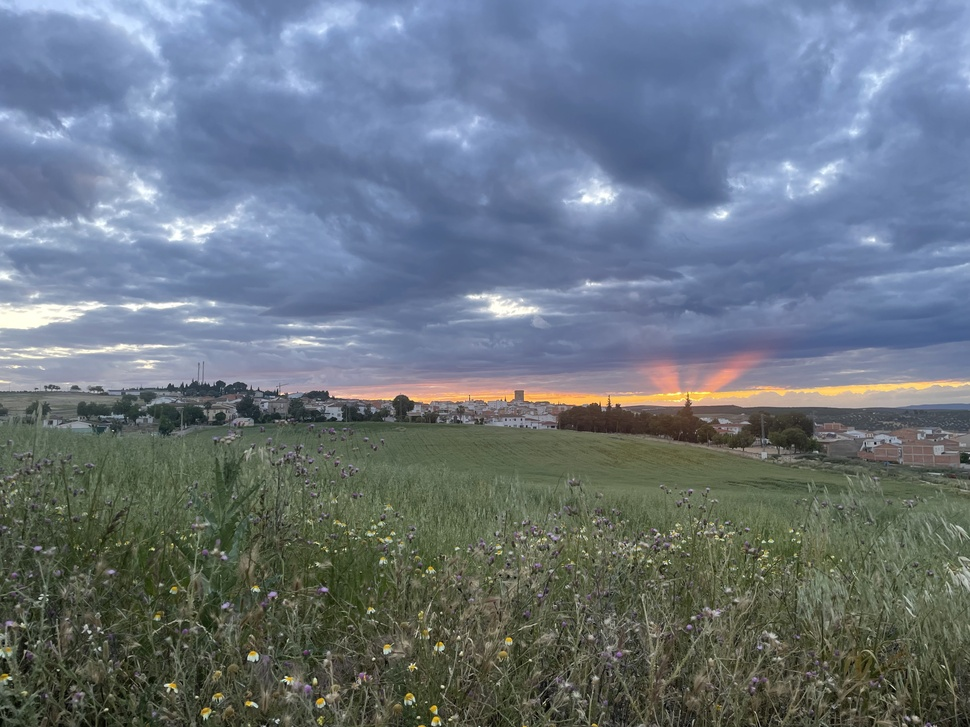
#> input picture ejercicioscapitulo6/imagen.jpg, 970 x 727 px, shrunk from 4032 x 3024 before the run
$ python comparativa_umbrales.py
#> lines starting #> are read from the running program, lines starting #| are printed output that depends on the picture; after the words box and inside, x2 and y2 are one past the last pixel; in counts of white or black regions, pixels touching at a corner belong together
# comparativa_umbrales.py
import cv2
import matplotlib.pyplot as plt
import numpy as np

img = cv2.imread('imagen.jpg', 0)
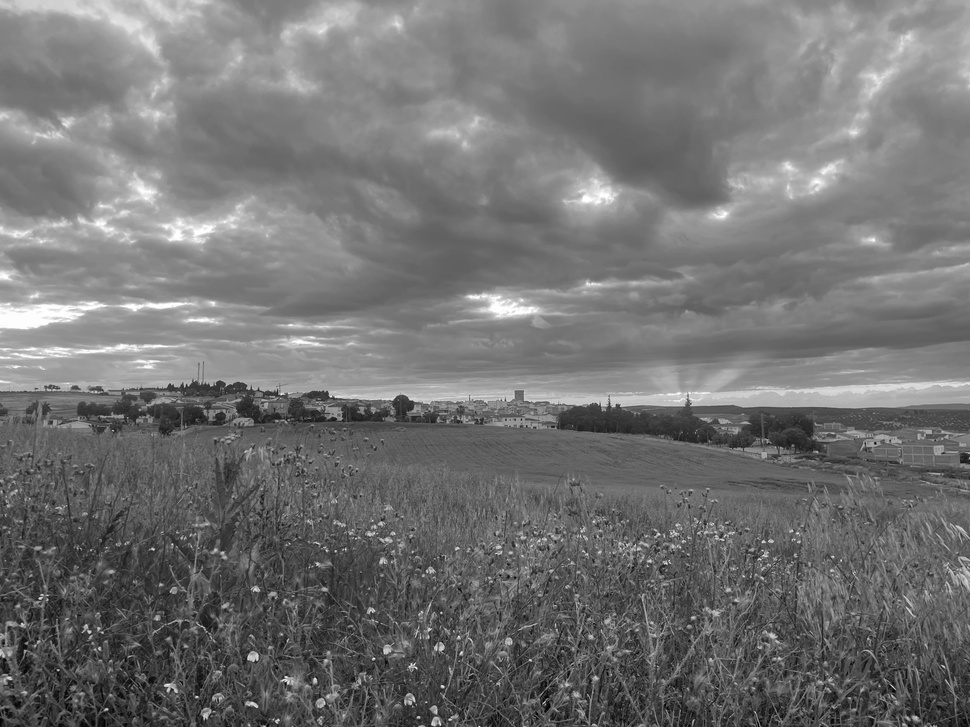
#> img: shape (727, 970); min 0, max 255, mean 114.9

if img is None:
    print("Error: No se pudo cargar 'imagen.jpg'.")
else:
    # Umbral Global Simple (valor fijo de 127)
    _, t1 = cv2.threshold(img, 127, 255, cv2.THRESH_BINARY)
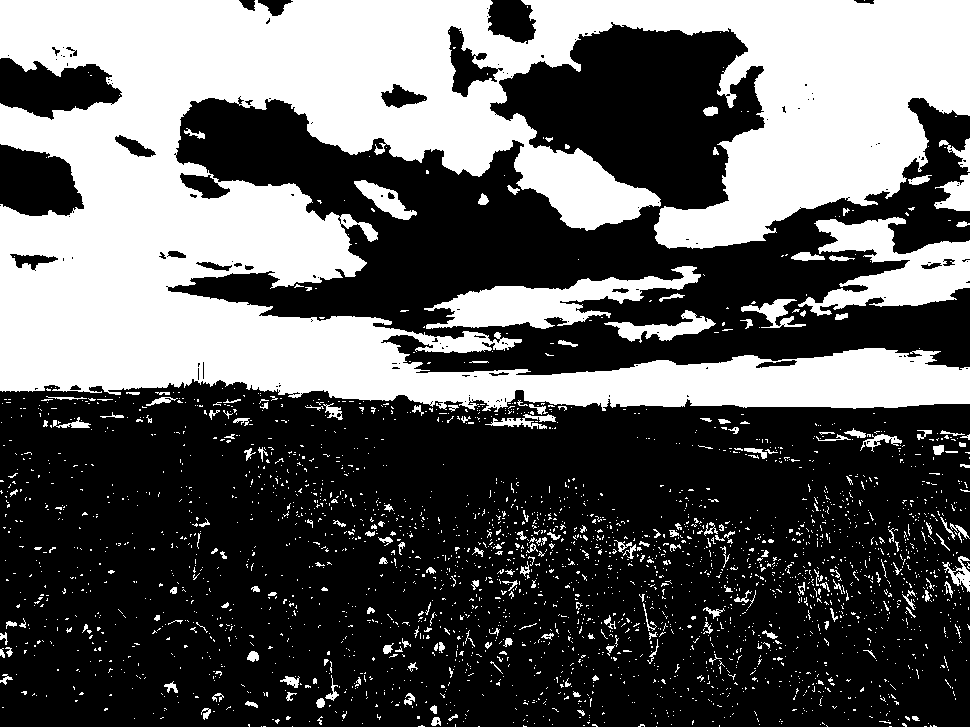
#> t1: shape (727, 970); 36.7% white; 2835 white regions (2625 under 20 px), largest, box (x1, y1, x2, y2) and area: (0, 0, 970, 412) 220851, (798, 217, 970, 316) 8062, (424, 266, 701, 329) 6930

    # Umbral Adaptativo Gaussiano
    # Calcula el umbral para áreas pequeñas de 11x11 píxeles.
    t2 = cv2.adaptiveThreshold(img, 255, cv2.ADAPTIVE_THRESH_GAUSSIAN_C,
                                 cv2.THRESH_BINARY, 11, 2)
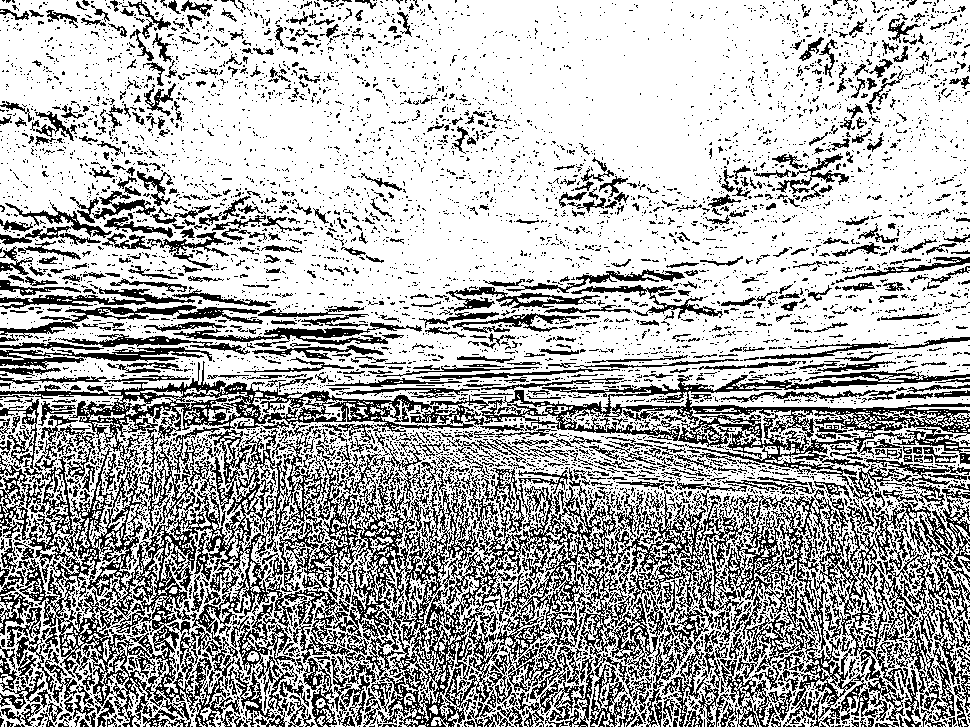
#> t2: shape (727, 970); 68.6% white; black in thin lines or dots

    fig, (ax1, ax2, ax3) = plt.subplots(1, 3, figsize=(18, 6))

    ax1.imshow(img, cmap='gray')
    ax1.set_title('Original (Gris)')
    ax1.axis('off')


    ax2.imshow(t1, cmap='gray')
    ax2.set_title('Global (127)')
    ax2.axis('off')


    ax3.imshow(t2, cmap='gray')
    ax3.set_title('Adaptativo Gaussiano')
    ax3.axis('off')

    plt.tight_layout()
    plt.show()
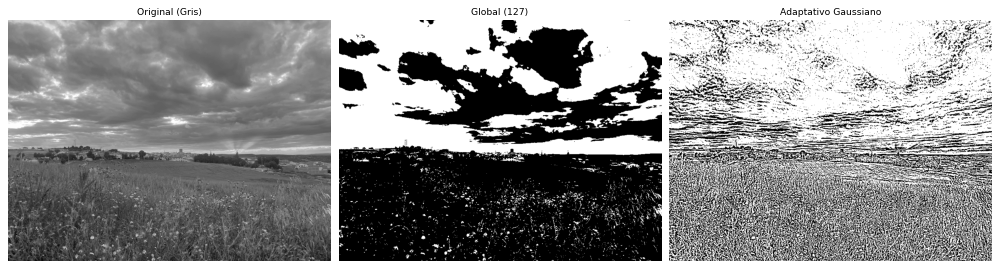
#> figure drawn by matplotlib, 3 panels
